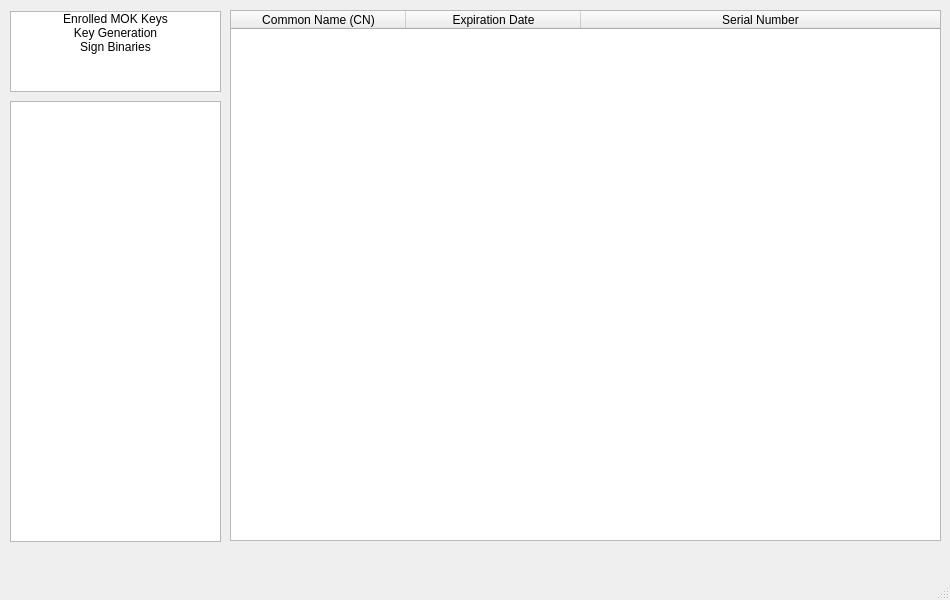
<?xml version="1.0" encoding="UTF-8"?>
<ui version="4.0">
 <class>MainWindow</class>
 <widget class="QMainWindow" name="MainWindow">
  <property name="geometry">
   <rect>
    <x>0</x>
    <y>0</y>
    <width>950</width>
    <height>600</height>
   </rect>
  </property>
  <property name="windowTitle">
   <string>KDE Secure Boot Manager</string>
  </property>
  <widget class="QWidget" name="centralwidget">
   <widget class="QListWidget" name="listWidget">
    <property name="geometry">
     <rect>
      <x>10</x>
      <y>11</y>
      <width>211</width>
      <height>81</height>
     </rect>
    </property>
    <property name="focusPolicy">
     <enum>Qt::FocusPolicy::NoFocus</enum>
    </property>
    <property name="editTriggers">
     <set>QAbstractItemView::EditTrigger::NoEditTriggers</set>
    </property>
    <property name="itemAlignment">
     <set>Qt::AlignmentFlag::AlignCenter</set>
    </property>
    <item>
     <property name="text">
      <string>Enrolled MOK Keys</string>
     </property>
     <property name="textAlignment">
      <set>AlignCenter</set>
     </property>
    </item>
    <item>
     <property name="text">
      <string>Key Generation</string>
     </property>
     <property name="textAlignment">
      <set>AlignCenter</set>
     </property>
    </item>
    <item>
     <property name="text">
      <string>Sign Binaries</string>
     </property>
     <property name="textAlignment">
      <set>AlignCenter</set>
     </property>
    </item>
   </widget>
   <widget class="QStackedWidget" name="stackedWidget">
    <property name="geometry">
     <rect>
      <x>230</x>
      <y>10</y>
      <width>711</width>
      <height>531</height>
     </rect>
    </property>
    <property name="currentIndex">
     <number>0</number>
    </property>
    <widget class="QWidget" name="page_enrolled_keys&#10;">
     <widget class="QTableWidget" name="table_enrolled_keys&#10;">
      <property name="geometry">
       <rect>
        <x>0</x>
        <y>0</y>
        <width>711</width>
        <height>531</height>
       </rect>
      </property>
      <attribute name="horizontalHeaderDefaultSectionSize">
       <number>175</number>
      </attribute>
      <attribute name="horizontalHeaderStretchLastSection">
       <bool>true</bool>
      </attribute>
      <column>
       <property name="text">
        <string>Common Name (CN)</string>
       </property>
      </column>
      <column>
       <property name="text">
        <string>Expiration Date</string>
       </property>
      </column>
      <column>
       <property name="text">
        <string>Serial Number</string>
       </property>
      </column>
     </widget>
    </widget>
    <widget class="QWidget" name="page_sign_binaries"/>
    <widget class="QWidget" name="page_generate_keys"/>
   </widget>
   <widget class="QTextBrowser" name="text_raw_certificate&#10;">
    <property name="geometry">
     <rect>
      <x>10</x>
      <y>101</y>
      <width>211</width>
      <height>441</height>
     </rect>
    </property>
    <property name="font">
     <font>
      <family>Monospace</family>
      <pointsize>8</pointsize>
     </font>
    </property>
   </widget>
  </widget>
  <widget class="QMenuBar" name="menubar">
   <property name="geometry">
    <rect>
     <x>0</x>
     <y>0</y>
     <width>950</width>
     <height>23</height>
    </rect>
   </property>
  </widget>
  <widget class="QStatusBar" name="statusbar"/>
 </widget>
 <resources/>
 <connections/>
</ui>
